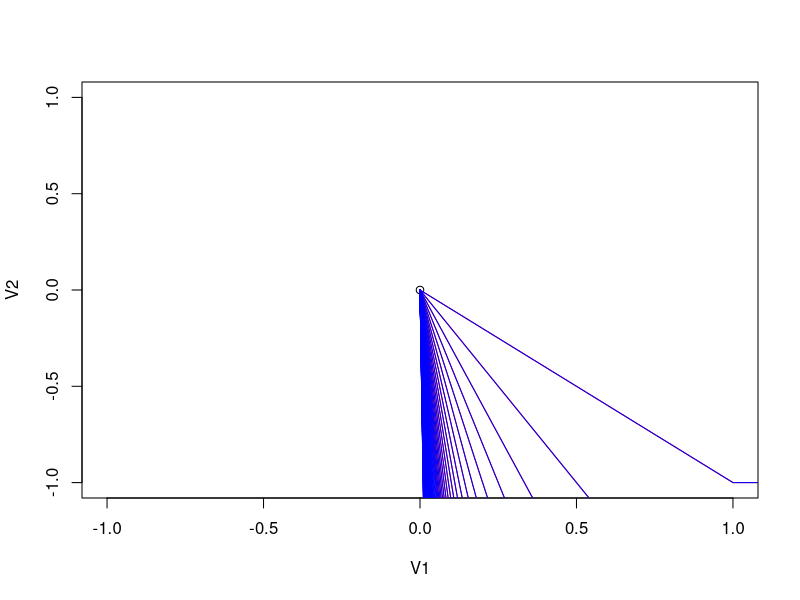

R code for this plot: (Note: this script raises an error after producing the figure.)
### Generalization of evaluative conditioning, Modeling CS Variability


#packages
library(ggplot2)


#latent variables of participant
learnRate <- 0.5

#experimental variables
nTrials <- 4
nCat <- 4
nExemplar <- 5
nFeaturesPerCS <- 2

#stimuli in rating phase
Stimuli <- matrix(NA, nExemplar, nFeaturesPerCS)

for (CS in 1:nrow(Stimuli)){
  Stimuli[CS, 1:2] <- c(1, CS+1)
}

#stimuli in testing phase
FeatureStim <- unique(as.vector(Stimuli))
GSStim <- c(1,nrow(Stimuli) + 1)

#valence for each category
CatVal <- c()
for(cat in 1:nCat){
  Valence <- sample(c(-1,1), size = 1)
  CatVal[cat] <- Valence
}

#learning conditions
many <- 5
one <- 1


#### learning phase
#sum up valence for each stimulus feature

#one
#storage location for valence values
Expectation <- matrix(0, 1, nFeaturesPerCS)
plot(as.data.frame(Expectation))

category <- 1
nTrials <- 20

for (round in 1:nTrials){
  for (nrCS in 1:one){
    Valence <- CatVal[category]
    for (feat in 1:nFeaturesPerCS){
      featureNR <- Stimuli[nrCS, feat]
      if (featureNR %in% Expectation[,1]){
        Expectation[Expectation[,1] == featureNR] <- c(featureNR, Expectation[Expectation[,1] == featureNR][[2]] + Valence)
      } else {
        NewExpectation <- c(featureNR, Valence)
        Expectation <- rbind(Expectation, NewExpectation)
      }
    }
    Plot <- as.data.frame(Expectation)
    names(Plot) <- c("Feature", "ValenceValue")
    print(lines(Plot, col = "red"))
    Sys.sleep(0.5)
    
  }
}
ExpectationOne <- Expectation[-1,]


#many
Expectation <- matrix(0, 1, nFeaturesPerCS)
category <- 1
nTrails <- 4
for (round in 1:nTrials){
  for (nrCS in 1:many){
    Valence <- CatVal[category]
    for (feat in 1:nFeaturesPerCS){
      featureNR <- Stimuli[nrCS, feat]
      if (featureNR %in% Expectation[,1]){
        Expectation[Expectation[,1] == featureNR] <- c(featureNR, Expectation[Expectation[,1] == featureNR][[2]] + Valence)
      } else {
        NewExpectation <- c(featureNR, Valence)
        Expectation <- rbind(Expectation, NewExpectation)
      }
    }
    Plot <- as.data.frame(Expectation)
    names(Plot) <- c("Feature", "ValenceValue")
    print(lines(Plot, col = "blue"))
    Sys.sleep(0.5)
    
  }
}
ExpectationMany <- Expectation[-1,]

uF <- unique(as.vector(Stimuli))
Expectation <- rep(0, length(uF))

### Learning Phase
condition <- 1
if (condition == 1) {
  for (trial in 1:nTrials) {
    stim2present <- sample(1:nStim, size=1)
    expect <- Expectation[uF%in%Stimuli[stim2present,]]
    predError <- Valence[stim2present] - expect
    Expectation[uF%in%Stimuli[stim2present,]] <- Expectation[uF%in%Stimuli[stim2present,]] + learnRate*predError
  }
}


# keep this for condition 2, change later

Expectation <- matrix(0, 2, nStim)

condition <- 2
if (condition == 2) {
  for (trial in 1:nTrials) {
    stim2present <- sample(1:nStim, size=1)
    val2present <- Valence[stim2present]
    if (val2present==1) valIndex <- 1
    if (val2present==-1) valIndex <- 2
    expect <- Expectation[valIndex, ]
    #predError <- rep(-0.5, nStim)
    predError <- rep(0, nStim)
    predError[stim2present] <- predError[stim2present] + 1
    Expectation[valIndex, ] <- Expectation[valIndex, ] + learnRate*predError
  }
}



if (condition == 1) {     # CS before UCS
  Valence <- list(matrix(NA, length(unique(Stimuli[,1])), 2), matrix(NA, length(unique(Stimuli[,2])), 2))
  for (feature in 1:2) {
    Valence[[feature]][,1] <- unique(Stimuli[,feature])
    for (f in unique(Stimuli[, feature])) {
      Valence[[feature]][Valence[[feature]][,1]==f, 2] <- sum(Stimuli[Stimuli[,feature]==f,3])
    }
  }
  
  for (gen in 3:4) {
    if (Stimuli[gen,1] == Stimuli[1,1]) {
      Valence[1]
    } 
  }
}
if (condition == 2) {     # CS after UCS
  
}

